Frame 1 (no input): blank canvas, image omitted
Frame 60 (the mouse pressed at the canvas centre just before this capture): blank canvas, image omitted
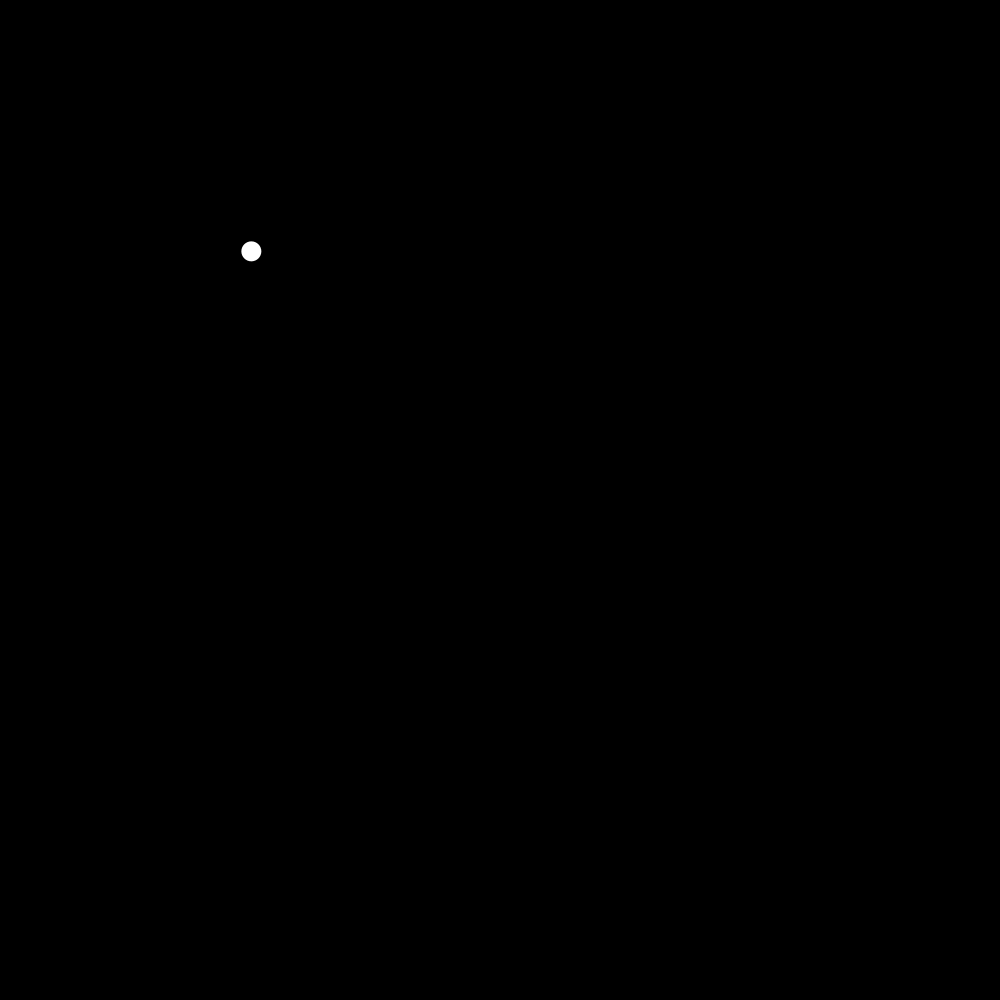
Frame 120 (the mouse held since frame 60 and released just before this capture)

The Processing sketch whose frames 1 and 60 were blank and that drew this single picture after the mouse press (run headless with seeded random() and noise(); from frame 60 on, the mouse is pressed at the canvas centre):

// Processing sketch: bouncingBalls
// ── bouncingBalls.pde
ArrayList<ball> balls = new ArrayList<ball>();
int time = millis();

void setup() {
  size(1000, 1000);
  background(0, 0, 0);
  frameRate(30);
  noStroke();
  fill(255, 255, 255);
  ball b = new ball(new PVector(0, 0), new PVector(0, 0), 6, 5, 20);
  balls.add(b);
  
  time = millis();
}

void draw() {
  float elapsedTime = millis() - time;
  println(elapsedTime);
  background(0, 0, 0);
  for(int i = 0; i < balls.size(); i++) {
     balls.get(i).update(elapsedTime);
     balls.get(i).draw();
  }
  time = millis();
}



class ball {
  PVector location;
  PVector direction;
  float speed;
  float attraction;
  int size;
  ball(PVector Location, PVector Direction, float Speed, float Attraction, int Size) {
    location = Location;
    direction = Direction;
    speed = Speed;
    attraction = Attraction;
    size = Size;
  }
  
  void update(float elapsedTime) {
      //first basic following of the mouse
      PVector newDirection = new PVector(location.x - mouseX, location.y - mouseY);
      newDirection.normalize();
      direction = newDirection;
      location =  location.sub(direction.mult(speed * elapsedTime / 33));
      //location.x = location.x - direction.x * speed;
      //location.y = location.y - direction.y * speed;
  }
  void draw() {
     circle(location.x, location.y, size); 
  }
}
